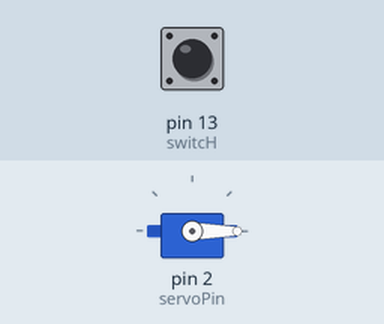
This sketch was run on a simulated Arduino Uno, built with avr-gcc and run on an emulated ATmega328P. On the bench: servo. Inputs (shaded band) come from the test bench; at power-on: pin 13 (switcH) LOW.

Above: at 1.2 s.
1.3 s: pin 13 (switcH) pulled HIGH for 0.15 s
At 1.37 s:
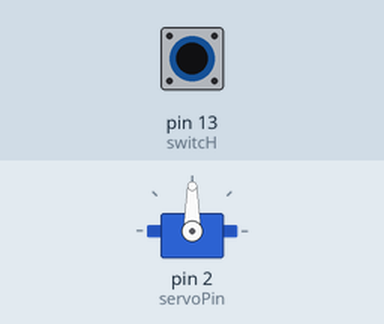
2.9 s: pin 13 (switcH) pulled HIGH for 3.2 s
At 6.4 s:
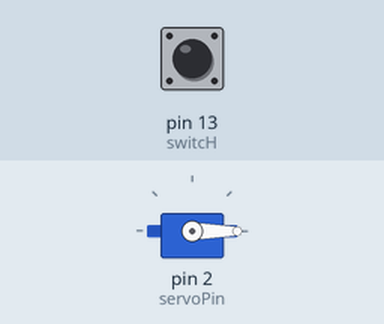
Timing chart, 0 to 7.9 s (numbered marks = the images above; inputs shaded):
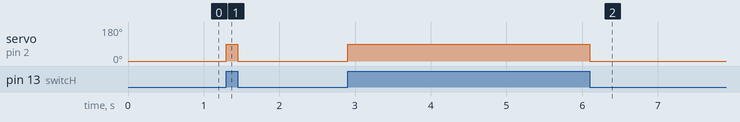

Measured:
- after the input at 1.3 s, servo on pin 2 (servoPin): 0° → 90° at once, → 0° 0.15 s later
- after the input at 2.9 s, servo on pin 2 (servoPin): 0° → 90° at once, → 0° 3.2 s later

The sketch:

dome.ino
```cpp
#include <Servo.h>
const int servoPin = 2;
int switcH = 13;

Servo servo;
void setup() {
  servo.attach(servoPin);

  servo.write(0);
  // put your setup code here, to run once:

}

void loop() {
   if ( digitalRead(switcH) == HIGH) {
    servo.write(90);

   }
   if ( digitalRead(switcH) == LOW) {
    servo.write(0);
   }
  // put your main code here, to run repeatedly:

}
```
